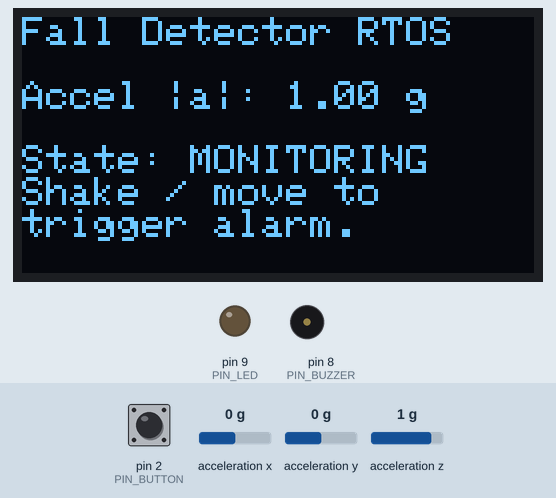
Simulated run of this sketch. Board: Arduino Uno, built with avr-gcc and run on an emulated ATmega328P. Parts: 128×64 one-colour display, output pins drawn as LEDs (lit = HIGH), buzzer (waves = sounding). Wiring (inferred from the names in the program): MPU-6050 motion sensor at I2C address 0x68. The inputs (shaded band) are chosen by the test bench; at power-on: acceleration x 0 g, acceleration y 0 g, pin 2 (PIN_BUTTON) HIGH, acceleration z 1 g. What the sketch prints to the serial monitor is not drawn.

Above: at 2.2 s.
2.3 s: acceleration x set to -1.4 g
At 3.3 s:
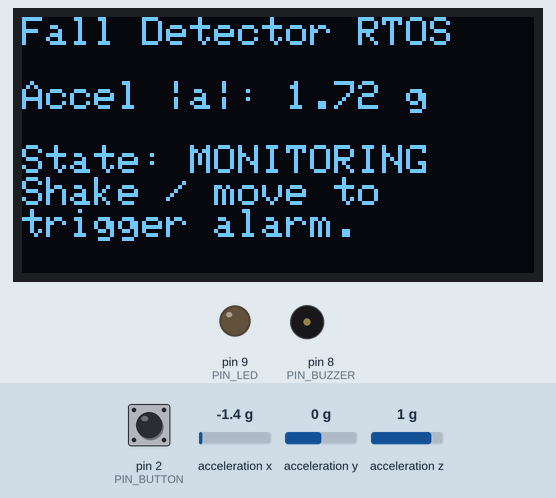
3.8 s: acceleration y set to -0.4 g
5.3 s: acceleration y set to -0.7 g
At 6.1 s:
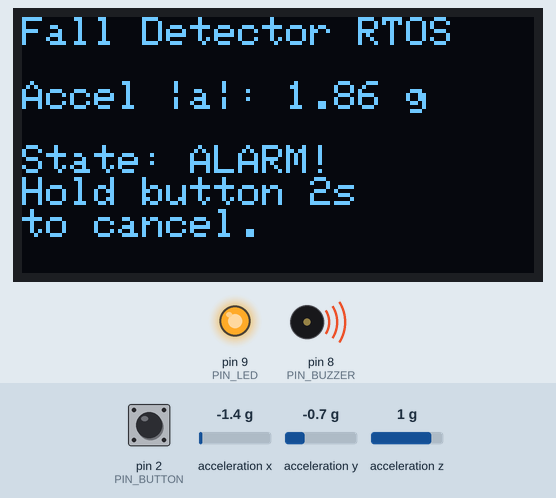
6.8 s: pin 2 (PIN_BUTTON) pulled LOW for 3.2 s
At 8.82 s:
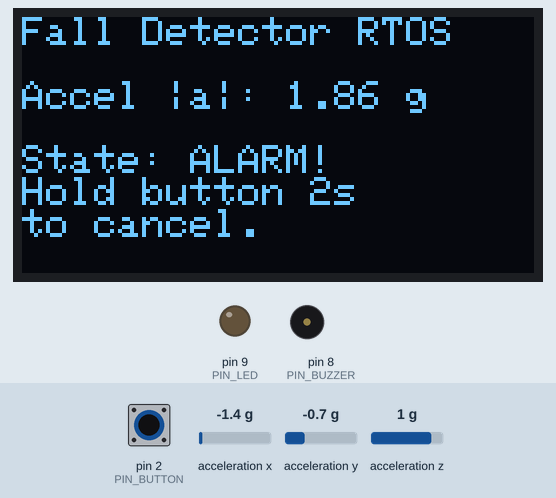
11.5 s: acceleration z set to -1.4 g
At 11.9 s:
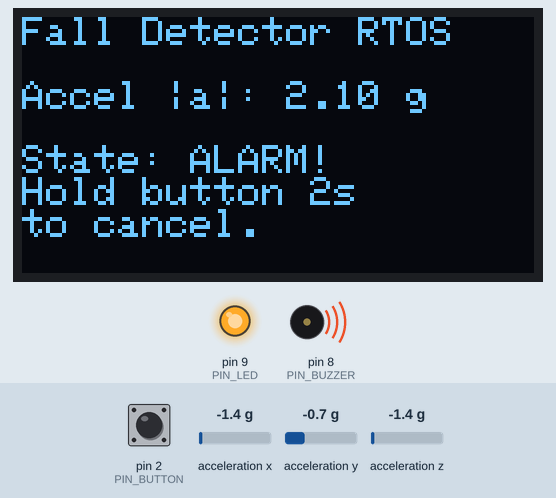
13.0 s: pin 2 (PIN_BUTTON) pulled LOW for 3.2 s
At 15.07 s:
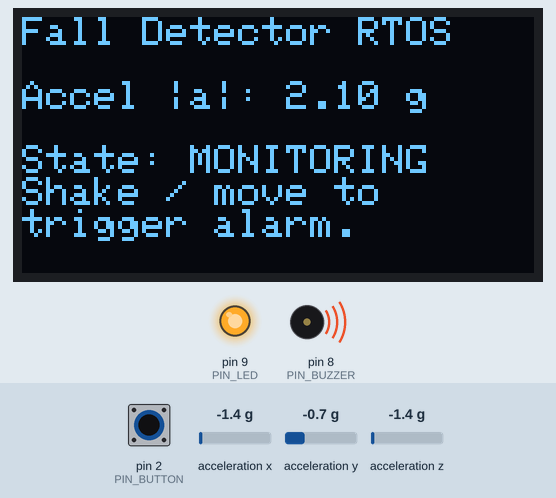
Timing chart, 0 to 16.6 s (numbered marks = the images above; inputs shaded):
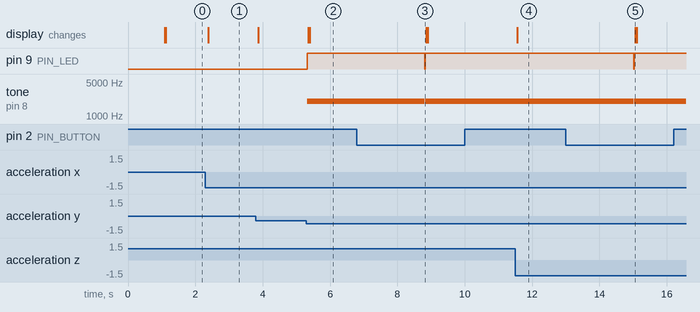

Measured:
- the behaviour switches between -0.5 and -0.6 g on acceleration y (found by bisection; images 1 and 2)
- after the input at 2.3 s, the display: changes after 0.08 s (image 1)
- after the input at 5.3 s, pin 9 (PIN_LED): LOW → HIGH at once; tone on pin 8 (PIN_BUZZER): silent → 2000 Hz at once; the display: first changes after 0.05 s (image 2 shows a later state)
- after the input at 6.8 s, pin 9 (PIN_LED): HIGH → LOW after 2.0 s, → HIGH 0.02 s later; tone on pin 8 (PIN_BUZZER): 2000 Hz → silent after 2.0 s, → 2000 Hz 0.02 s later
- after the input at 11.5 s, the display: changes after 0.06 s (image 4)
- after the input at 13.0 s, pin 9 (PIN_LED): HIGH → LOW after 2.0 s, → HIGH 0.02 s later; tone on pin 8 (PIN_BUZZER): 2000 Hz → silent after 2.0 s, → 2000 Hz 0.02 s later; the display: changes after 2.1 s (image 5)

The sketch:

sketch-RTOS.ino
```cpp
#include <Wire.h>
#include <Adafruit_GFX.h>
#include <Adafruit_SSD1306.h>

// ---- FreeRTOS on Arduino Uno ----
#include <Arduino_FreeRTOS.h>
#include <queue.h>

#define USE_OLED 1

// ---- OLED configuration ----
#define SCREEN_WIDTH 128
#define SCREEN_HEIGHT 64
#define OLED_RESET   -1

#if USE_OLED
Adafruit_SSD1306 display(SCREEN_WIDTH, SCREEN_HEIGHT, &Wire, OLED_RESET);
#endif

// ---- MPU6050 I2C address ----
const uint8_t MPU_ADDR = 0x68;  // AD0 → GND

// ---- Pin assignments ----
const int PIN_LED    = 9;
const int PIN_BUZZER = 8;
const int PIN_BUTTON = 2;   // D2 to GND, INPUT_PULLUP

// ---- Fall detection parameters ----
const float IMPACT_THRESHOLD_G    = 1.8f;     // impact threshold
const unsigned long LONG_PRESS_MS = 2000UL;   // 2 s long press

// ---- RTOS timing (ms) ----
const TickType_t IMU_PERIOD_MS    = 50;       // IMU sample + OLED update
const TickType_t ALARM_PERIOD_MS  = 20;       // alarm/button task tick

// ---- Shared alarm state ----
volatile bool alarmActive = false;   // Alarm ON/OFF, written by TaskAlarm

// ---- Event queue ----
enum EventType : uint8_t {
  EV_NONE = 0,
  EV_IMPACT
};

QueueHandle_t xEventQueue = NULL;

// ---- Function prototypes ----
void mpuInit();
float readAccelMagnitudeG();

// RTOS tasks
void TaskIMU(void *pvParameters);
void TaskAlarm(void *pvParameters);

// ========================================================
//                        setup()
// ========================================================
void setup() {
  Serial.begin(115200);
  Wire.begin();

  pinMode(PIN_LED, OUTPUT);
  pinMode(PIN_BUZZER, OUTPUT);
  digitalWrite(PIN_LED, LOW);
  noTone(PIN_BUZZER);

  pinMode(PIN_BUTTON, INPUT_PULLUP);

#if USE_OLED
  if (!display.begin(SSD1306_SWITCHCAPVCC, 0x3C)) {
    Serial.println(F("SSD1306 allocation failed"));
    for (;;);
  }

  display.clearDisplay();
  display.setTextSize(2);
  display.setTextColor(SSD1306_WHITE);
  display.setCursor(0, 0);
  display.println(F("Fall Detect"));
  display.display();
  delay(1000);
#endif

  // Init MPU6050
  mpuInit();
  Serial.println(F("MPU6050 initialized."));

#if USE_OLED
  display.clearDisplay();
  display.setTextSize(1);
  display.setCursor(0, 0);
  display.println(F("MPU6050 + FreeRTOS"));
  display.println(F("Monitoring accel..."));
  display.display();
#endif

  // ---- Create event queue ----
  xEventQueue = xQueueCreate(4, sizeof(EventType));
  if (xEventQueue == NULL) {
    Serial.println(F("Failed to create event queue!"));
    for (;;);
  }

  // ---- Create tasks ----
  BaseType_t ok;

  ok = xTaskCreate(
    TaskIMU,
    "IMU",
    128,      // 128 words
    NULL,
    2,        // higher priority
    NULL
  );
  if (ok != pdPASS) {
    Serial.println(F("Failed to create TaskIMU"));
  }

  ok = xTaskCreate(
    TaskAlarm,
    "ALARM",
    128,      // 128 words
    NULL,
    1,        // lower priority
    NULL
  );
  if (ok != pdPASS) {
    Serial.println(F("Failed to create TaskAlarm"));
  }


}

void loop() {
}

// ========================================================
//                  Task: IMU + OLED + detection
// ========================================================
void TaskIMU(void *pvParameters) {
  (void) pvParameters;

  TickType_t lastWake = xTaskGetTickCount();

  for (;;) {
    // 1) Read acceleration magnitude |a|
    float aMag = readAccelMagnitudeG();

    // Debug print
    Serial.print(F("Accel |a| = "));
    Serial.print(aMag, 2);
    Serial.println(F(" g"));

    // 2) Impact detection → send event to alarm task
    if (!alarmActive && aMag > IMPACT_THRESHOLD_G) {
      EventType ev = EV_IMPACT;
      xQueueSend(xEventQueue, &ev, 0);
      Serial.println(F(">> Impact detected, EV_IMPACT sent"));
    }

#if USE_OLED
    // 3) Update OLED
    bool localAlarm = alarmActive;

    display.clearDisplay();
    display.setTextSize(1);
    display.setCursor(0, 0);
    display.println(F("Fall Detector RTOS"));
    display.println();

    display.print(F("Accel |a|: "));
    display.print(aMag, 2);
    display.println(F(" g"));
    display.println();

    if (!localAlarm) {
      display.println(F("State: MONITORING"));
      display.println(F("Shake / move to"));
      display.println(F("trigger alarm."));
    } else {
      display.println(F("State: ALARM!"));
      display.println(F("Hold button 2s"));
      display.println(F("to cancel."));
    }

    display.display();
#endif

    // 4) Periodic delay to get fixed sampling period
    vTaskDelayUntil(&lastWake, pdMS_TO_TICKS(IMU_PERIOD_MS));
  }
}

// ========================================================
//             Task: Alarm (LED + buzzer + button)
// ========================================================
void TaskAlarm(void *pvParameters) {
  (void) pvParameters;

  bool localAlarm = false;

  bool btnWasLow = false;
  unsigned long btnPressStart = 0;

  TickType_t lastWake = xTaskGetTickCount();

  for (;;) {
    // 1) Check queue for new impact events (non-blocking)
    EventType ev = EV_NONE;
    if (xQueueReceive(xEventQueue, &ev, 0) == pdPASS) {
      if (ev == EV_IMPACT) {
        localAlarm = true;
        Serial.println(F("ALARM: received EV_IMPACT → ON"));
      }
    }

    // 2) Handle button long-press to cancel alarm
    int btnState = digitalRead(PIN_BUTTON); // LOW = pressed
    unsigned long nowMs = millis();

    if (localAlarm) {
      if (btnState == LOW) {
        if (!btnWasLow) {
          btnWasLow = true;
          btnPressStart = nowMs;
        } else {
          if (nowMs - btnPressStart >= LONG_PRESS_MS) {
            localAlarm = false;
            btnWasLow = false;
            Serial.println(F("ALARM: long press → OFF"));
          }
        }
      } else {
        btnWasLow = false;
      }
    } else {
      btnWasLow = false;
    }

    // 3) Drive LED + buzzer
    if (localAlarm) {
      digitalWrite(PIN_LED, HIGH);
      tone(PIN_BUZZER, 2000);  // 2 kHz tone
    } else {
      digitalWrite(PIN_LED, LOW);
      noTone(PIN_BUZZER);
    }

    alarmActive = localAlarm;

    vTaskDelayUntil(&lastWake, pdMS_TO_TICKS(ALARM_PERIOD_MS));
  }
}

// ========================================================
//                  MPU6050 helper functions
// ========================================================
void mpuInit() {
  // Wake up the MPU6050
  Wire.beginTransmission(MPU_ADDR);
  Wire.write(0x6B);   // PWR_MGMT_1
  Wire.write(0);      // wake up
  Wire.endTransmission(true);

  // Set accelerometer full-scale range to ±2 g
  Wire.beginTransmission(MPU_ADDR);
  Wire.write(0x1C);   // ACCEL_CONFIG
  Wire.write(0x00);   // ±2 g
  Wire.endTransmission(true);
}

// Read acceleration magnitude |a| in g-units
float readAccelMagnitudeG() {
  Wire.beginTransmission(MPU_ADDR);
  Wire.write(0x3B);  // ACCEL_XOUT_H
  Wire.endTransmission(false);
  Wire.requestFrom(MPU_ADDR, (uint8_t)6, (uint8_t)true);

  if (Wire.available() < 6) {
    return 0.0f;
  }

  int16_t ax_raw = (Wire.read() << 8) | Wire.read();
  int16_t ay_raw = (Wire.read() << 8) | Wire.read();
  int16_t az_raw = (Wire.read() << 8) | Wire.read();

  const float SCALE = 16384.0f;  // LSB/g for ±2 g
  float ax = ax_raw / SCALE;
  float ay = ay_raw / SCALE;
  float az = az_raw / SCALE;

  float mag = sqrt(ax * ax + ay * ay + az * az);
  return mag;
}
```
